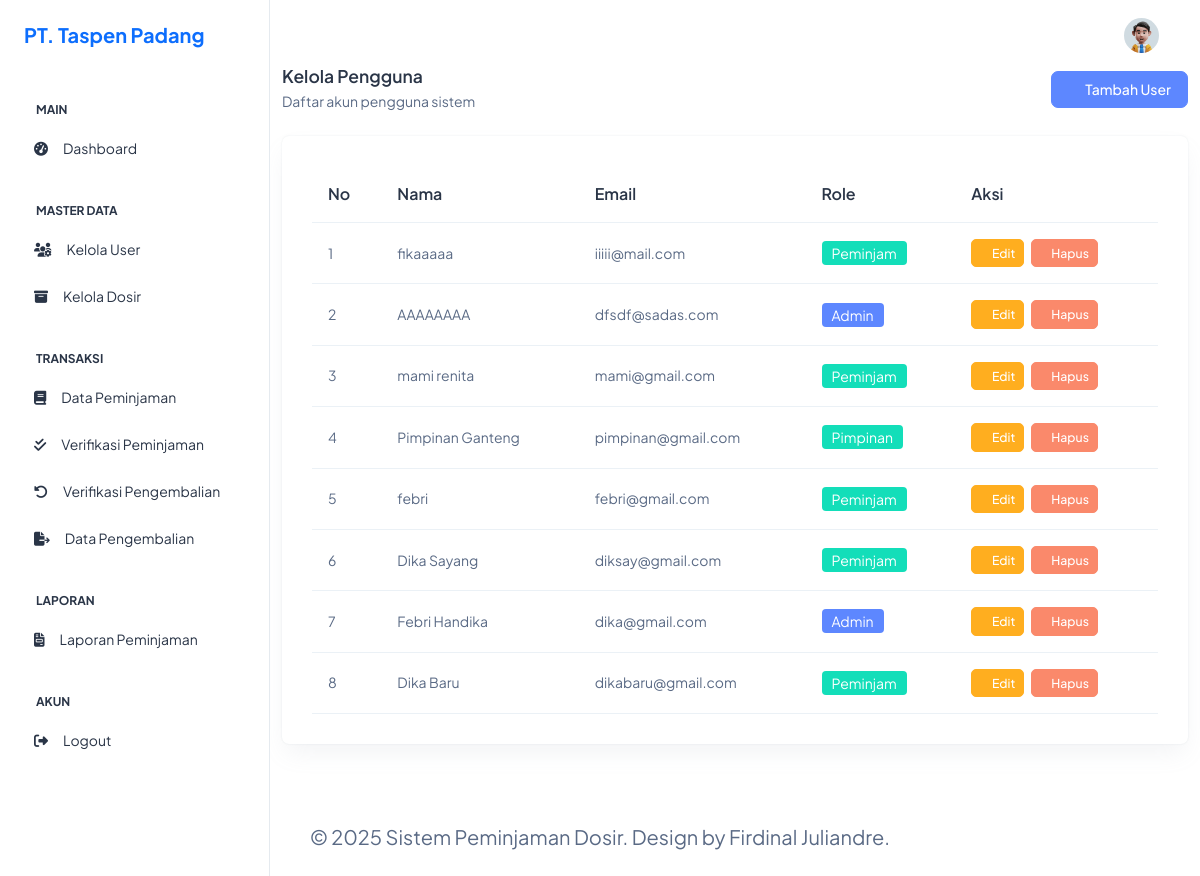
The page /admin/dashboard_copy.php (signed in) on the database its author committed.
### tables this page shows
CREATE TABLE `users` (
  `id` int(11) NOT NULL,
  `nip` varchar(20) DEFAULT NULL,
  `email` varchar(255) NOT NULL,
  `password` varchar(255) NOT NULL,
  `role` enum('admin','peminjam','pimpinan') DEFAULT 'peminjam',
  `created_at` timestamp NOT NULL DEFAULT current_timestamp(),
  `nama` varchar(255) NOT NULL
);

### admin/dashboard_copy.php (the view, shortened to what this page needs)
<?php
require_once BASE_PATH . '/koneksi.php';
require_once BASE_PATH . '/layouts/header.php';
require_once BASE_PATH . '/layouts/sidebar.php';
$query = mysqli_query($conn, "SELECT * FROM users ORDER BY id DESC");
?>
<?php include BASE_PATH . '/layouts/topbar.php'; ?>
<div class="main-content py-4">
    <div class="container">
        <br> <br>
      <div class="d-flex justify-content-between align-items-center mb-4">
        <div>
          <h5 class="fw-semibold mb-1">Kelola Pengguna</h5>
          <p class="text-muted mb-0">Daftar akun pengguna sistem</p>
        </div>
        <button class="btn btn-primary" data-bs-toggle="modal" data-bs-target="#modalTambah">
          <i class="ti ti-user-plus me-1"></i> Tambah User
        </button>
      </div>
      <div class="card">
        <div class="card-body">
          <div class="table-responsive">
            <table class="table align-middle text-nowrap mb-0">
              <thead class="text-dark fs-4">
                <tr>
                  <th>No</th>
                  <th>Nama</th>
                  <th>Email</th>
                  <th>Role</th>
                  <th>Aksi</th>
                </tr>
              </thead>
              <tbody>
                <?php $no = 1; while ($user = mysqli_fetch_assoc($query)) : ?>
                  <tr>
                    <td><?= $no++ ?></td>
                    <td><?= htmlspecialchars($user['nama']) ?></td>
                    <td><?= htmlspecialchars($user['email']) ?></td>
                    <td>
                      <span class="badge bg-<?= $user['role'] === 'admin' ? 'primary' : 'success' ?>">
                        <?= $user['role'] === 'peminjam' ? 'Peminjam' : ucfirst($user['role']) ?>
                      </span>
                    </td>
                    <td>
                      <button class="btn btn-sm btn-warning me-1 btn-edit"
                        data-id="<?= $user['id'] ?>"
                        data-nama="<?= htmlspecialchars($user['nama']) ?>"
                        data-email="<?= htmlspecialchars($user['email']) ?>"
                        data-role="<?= $user['role'] ?>">
                        <i class="ti ti-edit"></i> Edit
                      </button>
                      <a href="?hapus=<?= $user['id'] ?>" class="btn btn-sm btn-danger"
                        onclick="return confirm('Yakin ingin menghapus user ini?')">
                        <i class="ti ti-trash"></i> Hapus
                      </a>
                    </td>
                  </tr>
                <?php endwhile; ?>
              </tbody>
            </table>
          </div>
        </div>
      </div>
    </div>
</div>
</div>
<?php include BASE_PATH . '/layouts/footer.php'; ?>

### layouts/header.php (shortened to what this page needs)
<!doctype html>
<html lang="en">
<head>
  <link rel="stylesheet" href="<?= BASE_URL ?>/assets/css/styles.min.css">
  <link href="https://cdnjs.cloudflare.com/ajax/libs/font-awesome/6.5.0/css/all.min.css" rel="stylesheet">
</head>
<body>
<div class="page-wrapper" id="main-wrapper" data-layout="vertical" data-navbarbg="skin6" data-sidebartype="full"
  data-sidebar-position="fixed" data-header-position="fixed">

### layouts/sidebar.php (shortened to what this page needs)
<?php
$role = $_SESSION['role'];
?>
<aside class="left-sidebar">
  <div>
    <div class="brand-logo d-flex align-items-center justify-content-between">
      <a href="index.php" class="text-nowrap logo-img">
        <span style="font-size: 20px; font-weight: bold; color: #0d6efd;">PT. Taspen Padang</span>
      </a>
    </div>
    <nav class="sidebar-nav scroll-sidebar" data-simplebar="">
      <ul id="sidebarnav">
        <li class="nav-small-cap">
          <span class="hide-menu">Main</span>
        </li>
        <li class="sidebar-item">
          <a class="sidebar-link" href="dashboard.php">
            <i class="fas fa-tachometer-alt"></i>
            <span class="hide-menu">Dashboard</span>
          </a>
        </li>
        <?php if ($role === 'admin'): ?>
          <li class="nav-small-cap"><i class="fas fa-database nav-small-cap-icon fs-4"></i><span class="hide-menu">Master Data</span></li>
          <li class="sidebar-item"><a class="sidebar-link" href="kelola-user.php"><i class="fas fa-users-cog"></i><span class="hide-menu">Kelola User</span></a></li>
          <li class="sidebar-item"><a class="sidebar-link" href="kelola-dosir.php"><i class="fas fa-archive"></i><span class="hide-menu">Kelola Dosir</span></a></li>
          <li class="nav-small-cap"><i class="fas fa-random nav-small-cap-icon fs-4"></i><span class="hide-menu">Transaksi</span></li>
          <li class="sidebar-item"><a class="sidebar-link" href="data-peminjaman.php"><i class="fas fa-book"></i><span class="hide-menu">Data Peminjaman</span></a></li>
          <li class="sidebar-item"><a class="sidebar-link" href="verifikasi-peminjaman.php"><i class="fas fa-check-double"></i><span class="hide-menu">Verifikasi Peminjaman</span></a></li>
          <li class="sidebar-item"><a class="sidebar-link" href="verifikasi_pengembalian.php"><i class="fas fa-undo-alt"></i><span class="hide-menu">Verifikasi Pengembalian</span></a></li>
          <li class="sidebar-item"><a class="sidebar-link" href="data-pengembalian.php"><i class="fas fa-file-export"></i><span class="hide-menu">Data Pengembalian</span></a></li>
        <?php endif; ?>
        <?php if ($role === 'admin' || $role === 'pimpinan'): ?>
          <li class="nav-small-cap"><i class="fas fa-file-alt nav-small-cap-icon fs-4"></i><span class="hide-menu">Laporan</span></li>
          <li class="sidebar-item"><a class="sidebar-link" href="laporan-peminjaman.php"><i class="fas fa-file-invoice"></i><span class="hide-menu">Laporan Peminjaman</span></a></li>
        <?php endif; ?>
        <li class="nav-small-cap"><i class="fas fa-user-circle nav-small-cap-icon fs-4"></i><span class="hide-menu">Akun</span></li>
        <li class="sidebar-item"><a class="sidebar-link" href="../logout.php"><i class="fas fa-sign-out-alt"></i><span class="hide-menu">Logout</span></a></li>
      </ul>
    </nav>
  </div>
</aside>

### layouts/topbar.php (shortened to what this page needs)
<div class="body-wrapper">
  <header class="app-header">
    <nav class="navbar navbar-expand-lg navbar-light">
      <div class="navbar-collapse justify-content-end px-0" id="navbarNav">
        <ul class="navbar-nav flex-row ms-auto align-items-center justify-content-end">
          <li class="nav-item dropdown">
            <a class="nav-link nav-icon-hover" href="#" id="drop2" data-bs-toggle="dropdown" aria-expanded="false">
                <img src="<?= BASE_URL ?>/assets/images/profile/user-1.jpg" width="35" height="35" class="rounded-circle" alt="user" />
            </a>
          </li>
        </ul>
      </div>
    </nav>
  </header>

### layouts/footer.php (shortened to what this page needs)
<div class="py-4 text-center">
  <div class="container">
    <p class="mb-0 fs-6 text-muted">
      © <?= date('Y') ?> Sistem Peminjaman Dosir. Design by Firdinal Juliandre.
    </p>
  </div>
</div>
</div>
</body>
</html>

### layouts/header.php (style rules this page uses)
html, body { height: 100%; }
.page-wrapper { min-height: 100vh; display: flex; flex-direction: column; }
.body-wrapper { flex: 1; }

### rows shown on the page
users: nama "fikaaaaa", email "iiiii@mail.com", role "Peminjam"
users: nama "AAAAAAAA", email "dfsdf@sadas.com", role "Admin"
users: nama "mami renita", email "mami@gmail.com", role "Peminjam"
users: nama "Pimpinan Ganteng", email "pimpinan@gmail.com", role "Pimpinan"
users: nama "febri", email "febri@gmail.com", role "Peminjam"
users: nama "Dika Sayang", email "diksay@gmail.com", role "Peminjam"
users: nama "Febri Handika", email "dika@gmail.com", role "Admin"
users: nama "Dika Baru", email "dikabaru@gmail.com", role "Peminjam"
